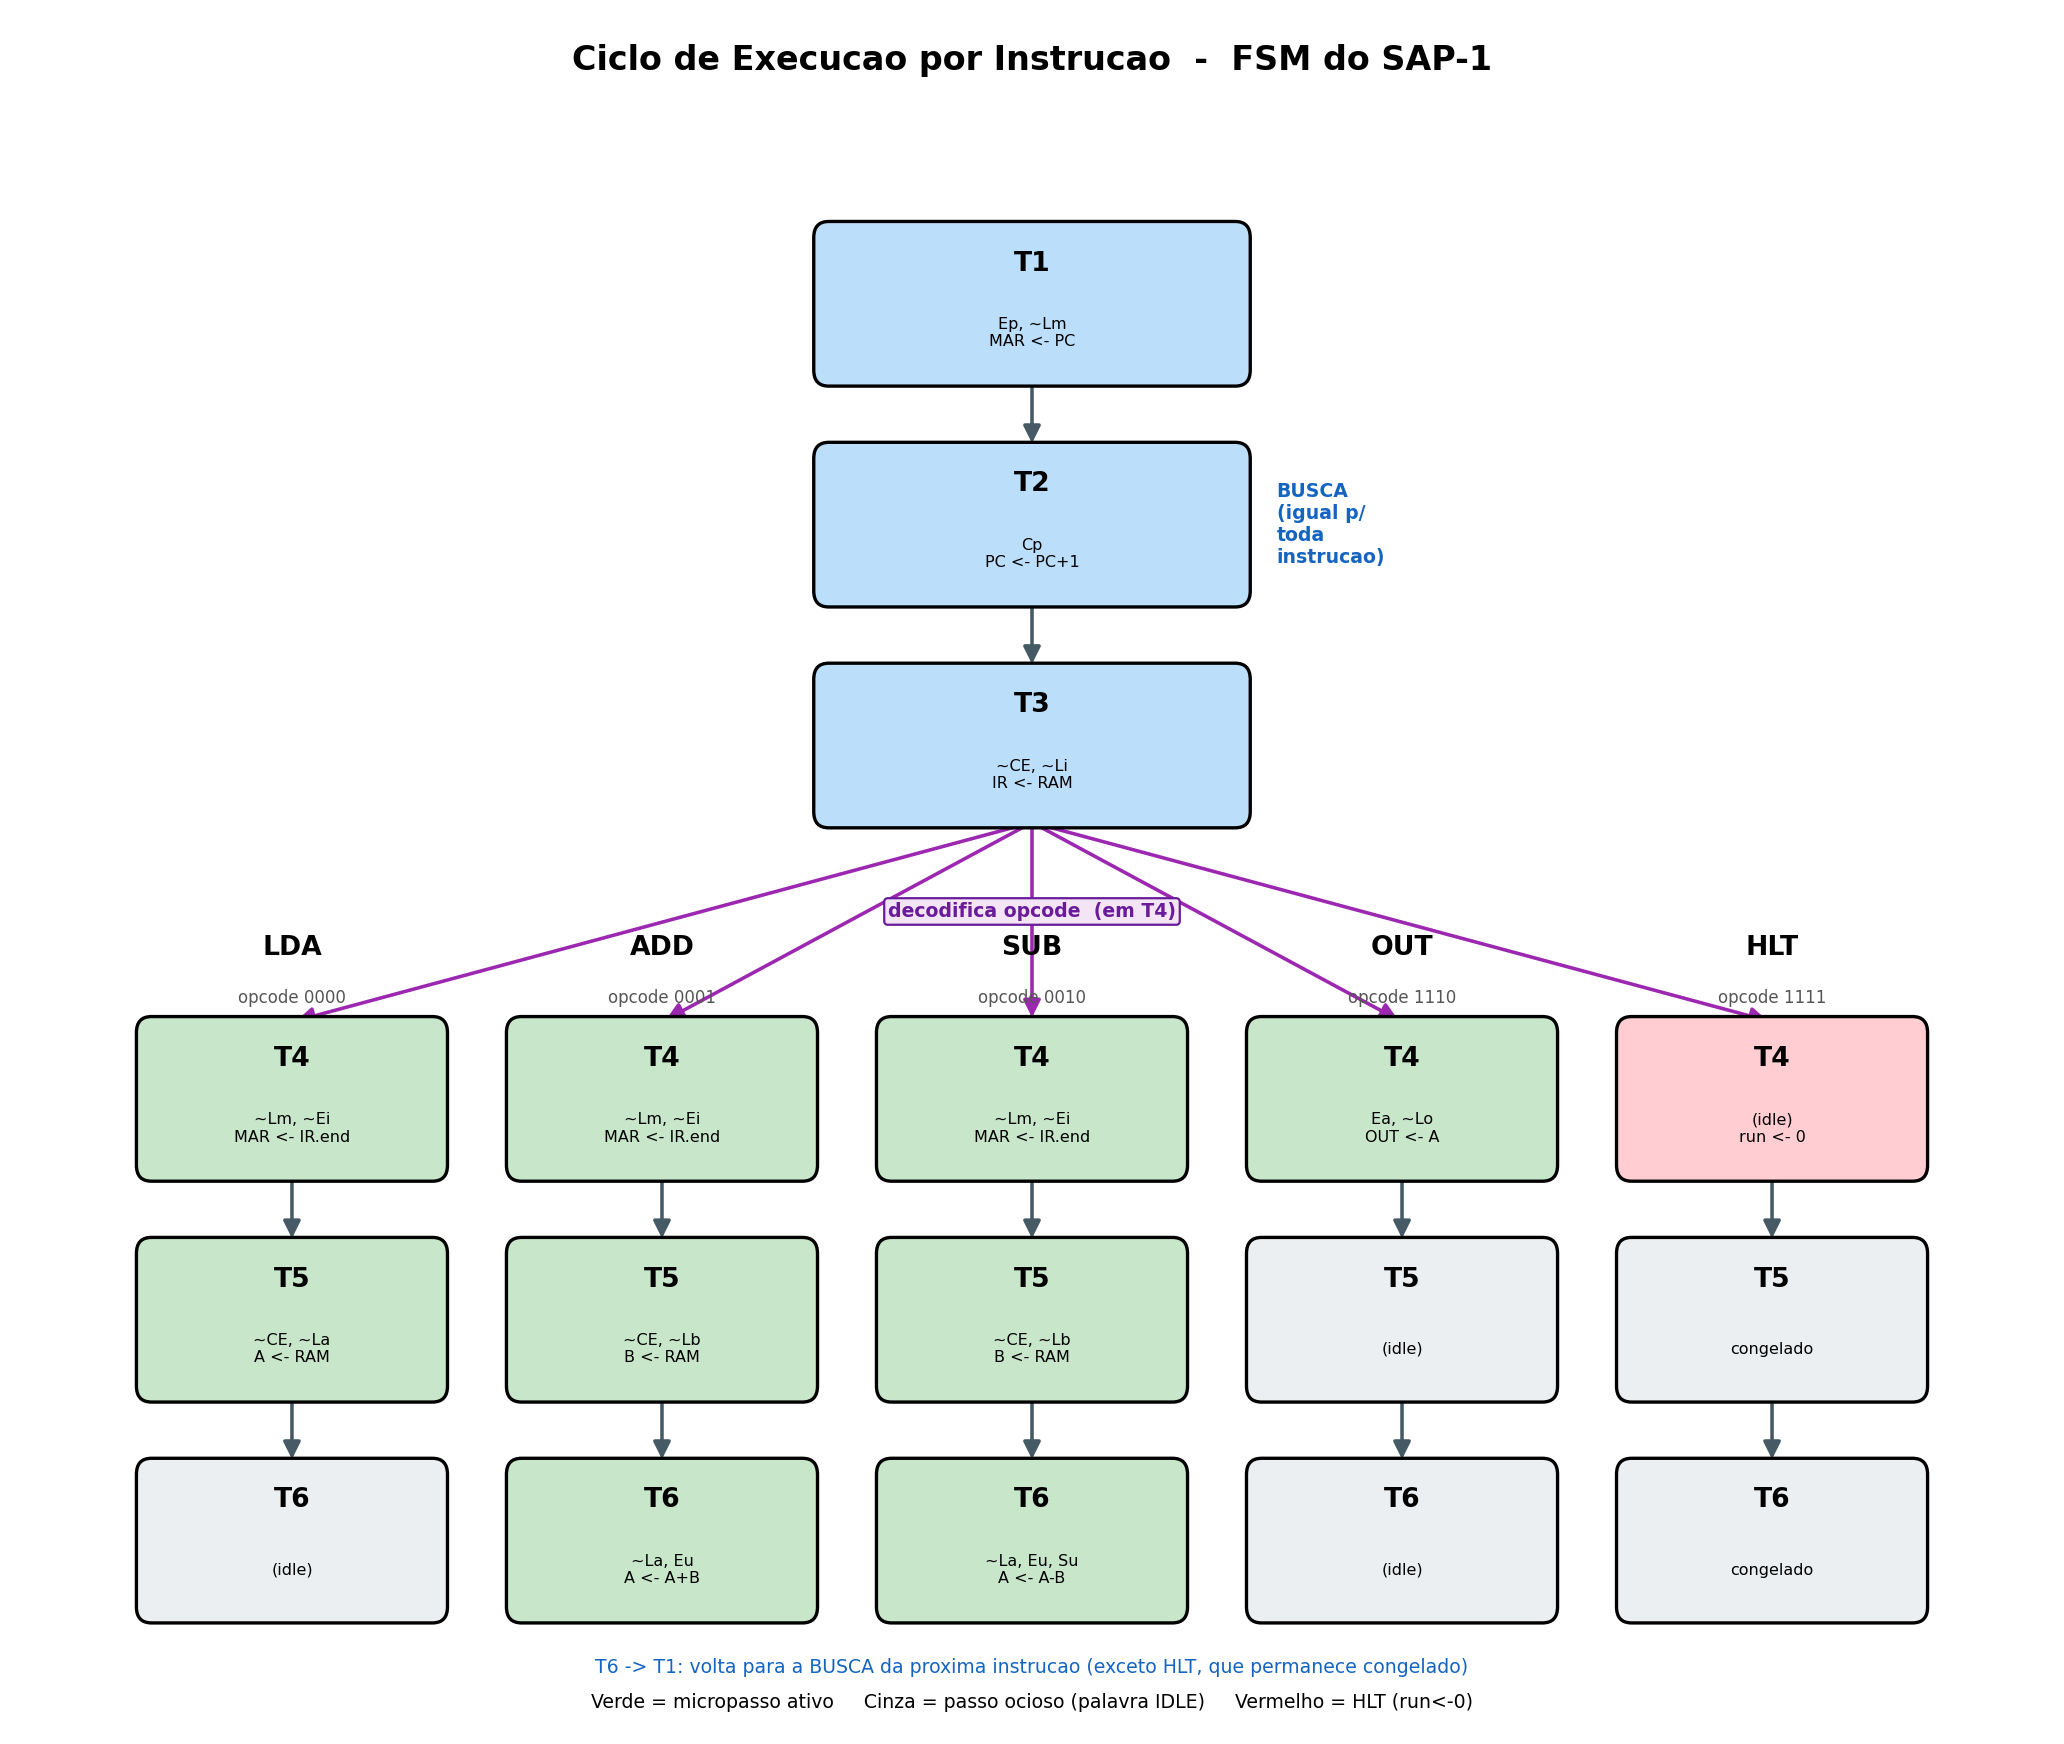

This chart was generated by the following Python code:
#!/usr/bin/env python3
# =============================================================
# fsm_exec_diagram.py - Diagrama do CICLO DE EXECUCAO do SAP-1
#
# Mostra o ciclo de BUSCA compartilhado (T1-T3) ramificando, em
# T4, para a microsequencia especifica de cada instrucao
# (LDA, ADD, SUB, OUT, HLT), com os sinais ativos de cada
# micropasso. Espelha a logica de saida do controlador
# (controller_fsm.v / controller_sequencer.v).
#
# Gera: fsm_exec_diagram.{png,pdf,svg}
# Uso:  python3 fsm_exec_diagram.py
# =============================================================
import matplotlib.pyplot as plt
from matplotlib.patches import FancyBboxPatch, FancyArrowPatch

# ---- microsequencia de cada instrucao (T4, T5, T6) ----
#      "" = passo ocioso (palavra IDLE)
instr = {
    "LDA": {"op": "0000", "T4": "~Lm, ~Ei\nMAR <- IR.end",
                          "T5": "~CE, ~La\nA <- RAM",
                          "T6": ""},
    "ADD": {"op": "0001", "T4": "~Lm, ~Ei\nMAR <- IR.end",
                          "T5": "~CE, ~Lb\nB <- RAM",
                          "T6": "~La, Eu\nA <- A+B"},
    "SUB": {"op": "0010", "T4": "~Lm, ~Ei\nMAR <- IR.end",
                          "T5": "~CE, ~Lb\nB <- RAM",
                          "T6": "~La, Eu, Su\nA <- A-B"},
    "OUT": {"op": "1110", "T4": "Ea, ~Lo\nOUT <- A",
                          "T5": "", "T6": ""},
    "HLT": {"op": "1111", "T4": "(idle)\nrun <- 0",
                          "T5": "congelado", "T6": "congelado"},
}
order = ["LDA", "ADD", "SUB", "OUT", "HLT"]

col_w, col_gap = 2.4, 0.55
box_h, row_gap = 1.15, 0.5
x0 = 1.0
top = 11.0

# y de cada linha
y_fetch = {"T1": top, "T2": top - (box_h + row_gap),
           "T3": top - 2 * (box_h + row_gap)}
y_T4 = top - 3.6 * (box_h + row_gap)
y_T5 = y_T4 - (box_h + row_gap)
y_T6 = y_T5 - (box_h + row_gap)
y_row = {"T4": y_T4, "T5": y_T5, "T6": y_T6}

n = len(order)
total_w = n * col_w + (n - 1) * col_gap
center_x = x0 + total_w / 2.0

fig, ax = plt.subplots(figsize=(13, 11))
ax.set_xlim(0, x0 + total_w + 1.0)
ax.set_ylim(y_T6 - 1.4, top + box_h + 1.0)
ax.axis("off")

BLUE, GREEN, GRAY, RED = "#bbdefb", "#c8e6c9", "#eceff1", "#ffcdd2"

def box(cx, cy, w, text, fc, bold_title=None):
    ax.add_patch(FancyBboxPatch((cx - w / 2, cy - box_h / 2), w, box_h,
                 boxstyle="round,pad=0.04,rounding_size=0.12",
                 fc=fc, ec="black", lw=1.5, zorder=3))
    if bold_title:
        ax.text(cx, cy + 0.30, bold_title, ha="center", va="center",
                fontsize=12, fontweight="bold", zorder=4)
        ax.text(cx, cy - 0.22, text, ha="center", va="center",
                fontsize=7.2, zorder=4)
    else:
        ax.text(cx, cy, text, ha="center", va="center",
                fontsize=7.4, zorder=4)

def varrow(x1, y1, x2, y2, color="#455a64"):
    ax.add_patch(FancyArrowPatch((x1, y1), (x2, y2),
                 arrowstyle="-|>", mutation_scale=16, lw=1.6,
                 color=color, zorder=2))

# ---- BUSCA compartilhada (T1-T3), centralizada ----
fetch_txt = {"T1": "Ep, ~Lm\nMAR <- PC",
             "T2": "Cp\nPC <- PC+1",
             "T3": "~CE, ~Li\nIR <- RAM"}
for s in ["T1", "T2", "T3"]:
    box(center_x, y_fetch[s], col_w + 1.0, fetch_txt[s], BLUE, bold_title=s)
varrow(center_x, y_fetch["T1"] - box_h / 2, center_x, y_fetch["T2"] + box_h / 2)
varrow(center_x, y_fetch["T2"] - box_h / 2, center_x, y_fetch["T3"] + box_h / 2)

ax.text(center_x + (col_w + 1.0) / 2 + 0.25, y_fetch["T2"],
        "BUSCA\n(igual p/\ntoda\ninstrucao)", ha="left", va="center",
        fontsize=8.5, color="#1565c0", fontweight="bold")

# ---- ramificacao: decodifica opcode apos T3 ----
y_branch = (y_fetch["T3"] - box_h / 2 + y_T4 + box_h / 2) / 2.0
ax.text(center_x, y_branch + 0.08, "decodifica opcode  (em T4)",
        ha="center", va="center", fontsize=8.5, color="#6a1b9a",
        fontweight="bold",
        bbox=dict(boxstyle="round,pad=0.2", fc="#f3e5f5", ec="#6a1b9a"))

# ---- colunas por instrucao ----
for i, name in enumerate(order):
    cx = x0 + col_w / 2 + i * (col_w + col_gap)
    d = instr[name]
    # cabecalho da instrucao
    ax.text(cx, y_T4 + box_h / 2 + 0.55, f"{name}",
            ha="center", va="center", fontsize=12, fontweight="bold")
    ax.text(cx, y_T4 + box_h / 2 + 0.18, f"opcode {d['op']}",
            ha="center", va="center", fontsize=7.5, color="#555")
    # seta da ramificacao -> T4 da coluna
    varrow(center_x, y_fetch["T3"] - box_h / 2,
           cx, y_T4 + box_h / 2, color="#9c27b0")
    # T4, T5, T6
    for s in ["T4", "T5", "T6"]:
        txt = d[s]
        if name == "HLT":
            fc = RED if s == "T4" else GRAY
        else:
            fc = GREEN if txt else GRAY
        label = txt if txt else "(idle)"
        box(cx, y_row[s], col_w, label, fc, bold_title=s)
    varrow(cx, y_T4 - box_h / 2, cx, y_T5 + box_h / 2)
    varrow(cx, y_T5 - box_h / 2, cx, y_T6 + box_h / 2)

# ---- retorno T6 -> T1 (proxima instrucao) ----
ax.text(center_x, y_T6 - 0.95,
        "T6 -> T1: volta para a BUSCA da proxima instrucao "
        "(exceto HLT, que permanece congelado)",
        ha="center", va="center", fontsize=8.5, color="#1565c0")

# ---- titulo e legenda ----
ax.text(center_x, top + box_h + 0.6,
        "Ciclo de Execucao por Instrucao  -  FSM do SAP-1",
        ha="center", fontsize=15, fontweight="bold")
ax.text(center_x, y_T6 - 1.25,
        "Verde = micropasso ativo     Cinza = passo ocioso (palavra IDLE)     "
        "Vermelho = HLT (run<-0)",
        ha="center", fontsize=8.5)

plt.tight_layout()
for ext in ("png", "pdf", "svg"):
    out = f"fsm_exec_diagram.{ext}"
    plt.savefig(out, dpi=160, bbox_inches="tight")
    print(f"Diagrama salvo em: {out}")
